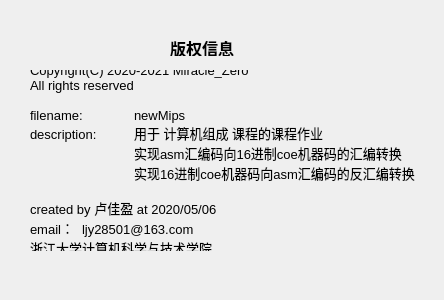
<?xml version="1.0" encoding="UTF-8"?>
<ui version="4.0">
 <class>Copyright</class>
 <widget class="QDialog" name="Copyright">
  <property name="geometry">
   <rect>
    <x>0</x>
    <y>0</y>
    <width>444</width>
    <height>300</height>
   </rect>
  </property>
  <property name="windowTitle">
   <string>Dialog</string>
  </property>
  <widget class="QLabel" name="label">
   <property name="geometry">
    <rect>
     <x>170</x>
     <y>40</y>
     <width>101</width>
     <height>16</height>
    </rect>
   </property>
   <property name="font">
    <font>
     <pointsize>12</pointsize>
     <weight>75</weight>
     <bold>true</bold>
    </font>
   </property>
   <property name="text">
    <string>版权信息</string>
   </property>
  </widget>
  <widget class="QLabel" name="label_2">
   <property name="geometry">
    <rect>
     <x>30</x>
     <y>70</y>
     <width>401</width>
     <height>181</height>
    </rect>
   </property>
   <property name="font">
    <font>
     <pointsize>10</pointsize>
    </font>
   </property>
   <property name="text">
    <string>Copyright(C) 2020-2021 Miracle_Zero
All rights reserved

filename:	newMips
description:	用于 计算机组成 课程的课程作业
		实现asm汇编码向16进制coe机器码的汇编转换
		实现16进制coe机器码向asm汇编码的反汇编转换

created by 卢佳盈 at 2020/05/06
email：	ljy28501@163.com
浙江大学计算机科学与技术学院</string>
   </property>
  </widget>
 </widget>
 <resources/>
 <connections/>
</ui>
